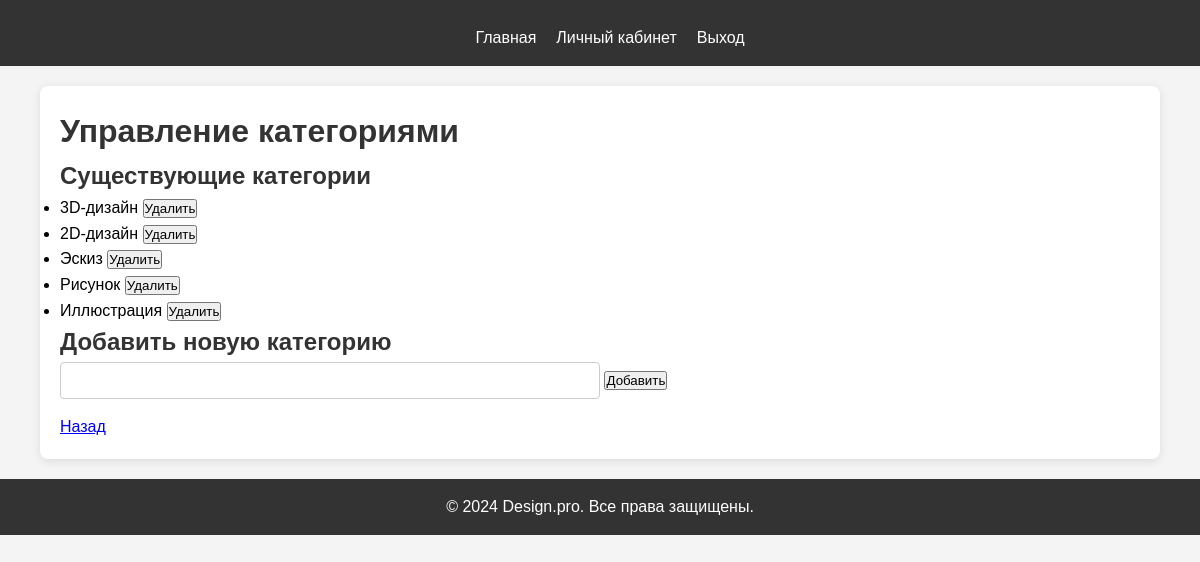
/manage_categories/ (signed in), run on the app's committed database.
### main/models.py (models this page shows, shortened)
class Category(models.Model):
    name = models.CharField(max_length=100)

### main/views.py (the view, shortened to what this page needs)
# urls.py: path('manage_categories/', views.manage_categories, name='manage_categories'),
@login_required
@user_passes_test(is_admin)
def manage_categories(request):
    categories = Category.objects.all()
    return render(request, 'main/manage_categories.html', {'categories': categories})

### main/views.py (called while the page is built)
def is_admin(user):
    return user.is_superuser

### main/templates/main/manage_categories.html (shortened to what this page needs)
{% extends 'main/base.html' %}
{% block content %}
    <h1>Управление категориями</h1>
    <h2>Существующие категории</h2>
    <ul>
        {% for category in categories %}
            <li>
                {{ category.name }}
                <form method="post" style="display:inline;">
                    <button type="submit" name="delete_category">Удалить</button>
                </form>
            </li>
        {% endfor %}
    </ul>
    <h2>Добавить новую категорию</h2>
    <form method="post">
        <input type="text" name="new_category" required>
        <button type="submit" name="add_category">Добавить</button>
    </form>
    <a href="{% url 'main:applications' %}">Назад</a>
{% endblock %}

### main/static/css/style.css (style rules this page uses)
* { padding: 0; margin: 0; }
body { font-family: Arial, sans-serif; line-height: 1.6; margin: 0; padding: 0; background-color: #f4f4f4; }
h1, h2, h3 { color: #333; }
input[type="text"], input[type="password"], input[type="email"], input[type="file"], textarea { width: 50%; padding: 10px; margin-bottom: 15px; border: 1px solid #ccc; border-radius: 4px; box-sizing: border-box; }

### data on the page
Category: name "3D-дизайн"
Category: name "2D-дизайн"
Category: name "Эскиз"
Category: name "Рисунок"
Category: name "Иллюстрация"
